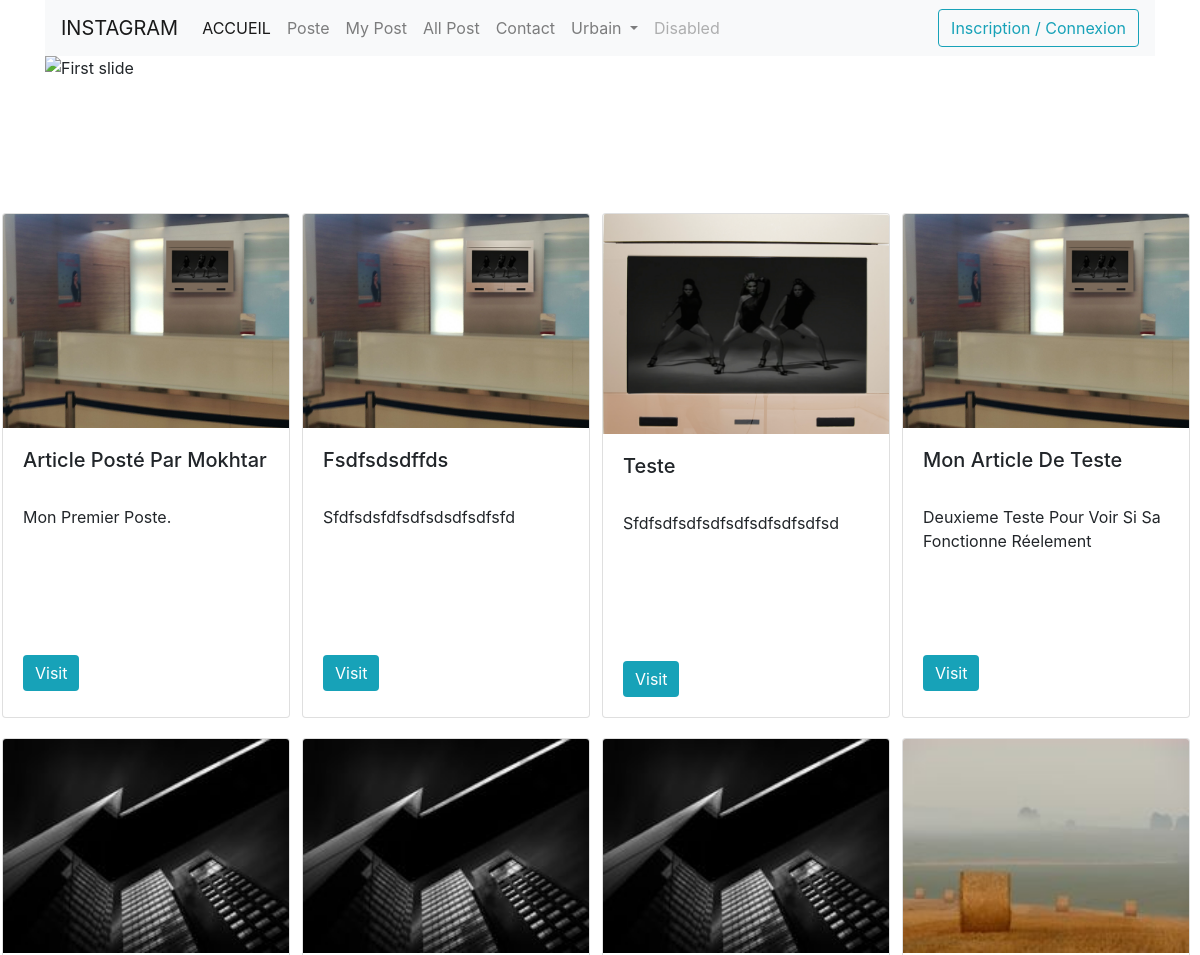
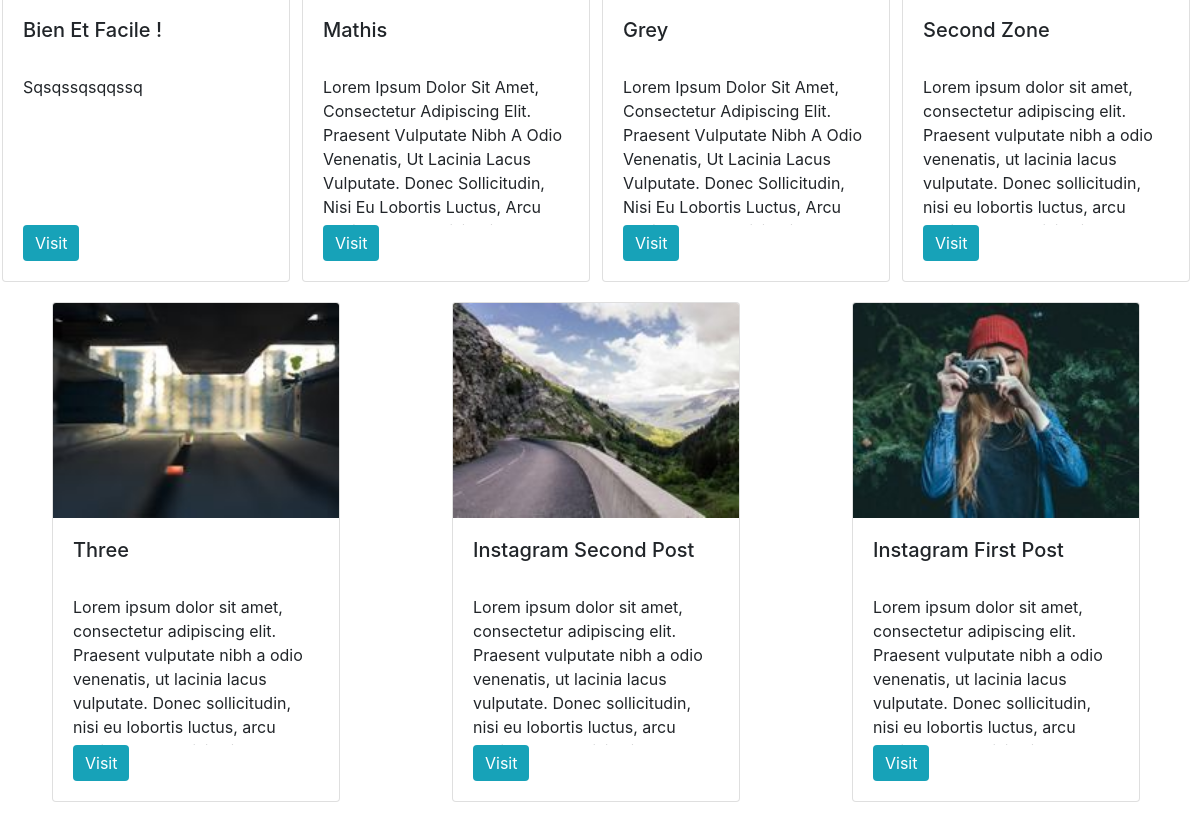
/insta/allpost.php, run on the app's committed database (2 pictures, top to bottom).
### tables this page shows
CREATE TABLE `artwork` (
  `art_id` int(11) NOT NULL,
  `art_title` varchar(255) NOT NULL,
  `art_desc` text NOT NULL,
  `art_media` varchar(255) NOT NULL,
  `art_artist` int(11) NOT NULL,
  `art_pseudo` varchar(255) NOT NULL,
  `art_category` int(11) NOT NULL,
  `art_active` tinyint(1) NOT NULL,
  `art_uploaded_at` datetime NOT NULL,
  `art_deleted_at` datetime NOT NULL,
  `art_ip_poster` varchar(255) DEFAULT NULL
);

### insta/core/Connexion.php (called while the page is built, shortened)
<?php
Class Connexion{
    private static $_instance = null;
    public static $ON_DEMO = false;
    public function __construct(){
        if(Connexion::$ON_DEMO==TRUE){
            $this->bdd = new PDO('mysql:host=localhost;dbname=mokdevst_', 'mokdev','Pokemon91170@', array(PDO::MYSQL_ATTR_INIT_COMMAND =>'SET NAMES utf8'));
        }else{
            $this->bdd = new PDO('mysql:host=localhost;dbname=bdd-insta', 'root','', array(PDO::MYSQL_ATTR_INIT_COMMAND =>'SET NAMES utf8'));
        }
    }
    public static function getInstance(){
        if(is_null(self::$_instance)){
            self::$_instance = new Connexion();
        }
        return self::$_instance;
    }
}
?>

### insta/core/ContentManager.php (the view, shortened to what this page needs)
<?php
Class ContentManager{
    private $bdd;
    public function __construct(){
        require('Connexion.php');
        $connexion = Connexion::getInstance();
        $this->bdd = $connexion->bdd; }
    public function getArtworkalllist(){
        $query = $this->bdd->prepare('SELECT * FROM artwork WHERE art_active=1 ORDER BY art_uploaded_at DESC');
        $query->execute();
        $results = $query->fetchAll();
        $response = '<div class="containpost">';
        foreach($results as $artworklist){
            $response.='<div class="card mr-sm-2" style="width: 18rem;">
            <img class="card-img-top" src="images/'.$artworklist['art_media'].'">
            <div class="card-body">
            <h5 class="card-title">'.$artworklist['art_title'].'</h5>';
            $response.='<p class="card-text description"><div class="fixheight">'.$artworklist['art_desc'].'</p></div><a href="/insta/'.$artworklist['art_id'].'" class="btn btn-primary">Visit</a>  </div>
            </div>';
        }
        $response .= ' </div>
         ';
        return $response;
}
}

### insta/allpost.php (shortened to what this page needs)
<!DOCTYPE html>
<html lang="fr">
<head>
    <link rel="stylesheet" href="./css/bootstrap-reboot.min.css" type="text/css">
    <link rel="stylesheet" href="./css/bootstrap-grid.min.css" type="text/css">
    <link rel="stylesheet" href="./css/bootstrap.min.css" type="text/css">
    <link rel="stylesheet" href="./css/fa-brands.css" type="text/css">
    <link rel="stylesheet" href="./css/fa-regular.css" type="text/css">
    <link rel="stylesheet" href="./css/fa-regular.css" type="text/css">
    <link rel="stylesheet" href="./css/fontawesome-all.css" type="text/css">
    <link rel="stylesheet" href="./css/custom.css" type="text/css">
    <link rel="stylesheet" href="https://use.fontawesome.com/releases/v5.0.13/css/all.css">
</head>
<body>
    <div class="container">
        <?php
if(file_exists('inc/navbar.inc.php')){
    include('./inc/navbar.inc.php');
}
?>
        <div id="carouselExampleSlidesOnly" class="carousel slide" data-ride="carousel">
            <div class="carousel-inner">
                <div class="carousel-item active">
                    <img class="d-block w-100" src="" alt="First slide">
                </div>
            </div>
        </div>
        <h1 class="area"> All Post: </h1>
        <?php
$bdd = new PDO('mysql:host=localhost;dbname=bdd-insta', 'root','');
?>
    </div>
   <?php require("core/ContentManager.php");
        $cm = new ContentManager();
         echo $cm->getArtworkalllist(); ?>
</body>
</html>

### insta/inc/navbar.inc.php (shortened to what this page needs)
 <nav class="navbar navbar-expand-lg navbar-light bg-light">
           <a class="navbar-brand" href="#">INSTAGRAM</a>
           <div class="collapse navbar-collapse" id="navbarSupportedContent">
             <ul class="navbar-nav mr-auto">
               <li class="nav-item active">
                 <a class="nav-link" href="article.php">ACCUEIL <span class="sr-only">(current)</span></a>
               </li>
<li class="nav-item">
                 <a class="nav-link" href="poste.php">Poste</a>
               </li>
               <li class="nav-item">
                 <a class="nav-link" href="mes-articles.php">My Post</a>
               </li>
               <li class="nav-item">
                 <a class="nav-link" href="allpost.php">All Post</a>
               </li>
               <li class="nav-item">
                 <a class="nav-link" href="contact.php">Contact</a>
               </li>
               <li class="nav-item dropdown">
                 <a class="nav-link dropdown-toggle" href="#" id="navbarDropdown" role="button" data-toggle="dropdown" aria-haspopup="true" aria-expanded="false">
                   Urbain
                 </a>
               </li>
               <li class="nav-item">
                 <a class="nav-link disabled" href="#">Disabled</a>
               </li>
             </ul>
             <?php if(empty($_SESSION['email']))
               echo ' <form class="form-inline my-2 my-lg-0"> <a href="login" class="btn btn-outline-info my-2 my-sm-0">Inscription / Connexion</a>';
               else {
                 echo  '<form class="form-inline my-2 my-lg-0"> <a href="logout.php" class="btn btn-outline-danger my-2 my-sm-0">Logout</a>';
               }
               ?>
             </form>
           </div>
         </nav>

### insta/css/custom.css (style rules this page uses)
h1 { font-family: 'Montserrat', sans-serif; }
.containpost { flex-wrap: wrap; display: flex; justify-content: space-around; }
.area { text-align: center; font-size: 6.5em; color: #fff; letter-spacing: -7px; font-weight: 700; text-transform: uppercase; animation: blur 3s ease-out infinite; text-shadow: 0px 0px 5px #fff, 0px 0px 7px #fff; }
.description { text-overflow: ellipsis; height: 5px; }
.fixheight { overflow: hidden; height: 150px; text-overflow: ellipsis; }
.btn.btn-primary { background: #17a2b8; border: #17a2b8; }
.card.mr-sm-2 { margin-bottom: 20px !important;; }

### data on the page
artwork: art_media (picture), art_title "Article Posté Par Mokhtar", art_desc "Mon Premier Poste."
artwork: art_media (picture), art_title "Fsdfsdsdffds", art_desc "Sfdfsdsfdfsdfsdsdfsdfsfd"
artwork: art_media (picture), art_title "Teste", art_desc "Sfdfsdfsdfsdfsdfsdfsdfsdfsd"
artwork: art_media (picture), art_title "Mon Article De Teste", art_desc "Deuxieme Teste Pour Voir Si Sa Fonctionne Réelement"
artwork: art_media (picture), art_title "Bien Et Facile !", art_desc "Sqsqssqsqqssq"
artwork: art_media (picture), art_title "Mathis", art_desc "Lorem Ipsum Dolor Sit Amet, Consectetur Adipiscing Elit. Praesent Vulputate Nibh A Odio Venenatis, Ut Lacinia Lacus Vulputate. Donec Sollicitudin, Nisi Eu Lobortis Luctus, Arcu…"
artwork: art_media (picture), art_title "Grey", art_desc "Lorem Ipsum Dolor Sit Amet, Consectetur Adipiscing Elit. Praesent Vulputate Nibh A Odio Venenatis, Ut Lacinia Lacus Vulputate. Donec Sollicitudin, Nisi Eu Lobortis Luctus, Arcu…"
artwork: art_media (picture), art_title "Second Zone", art_desc "Lorem ipsum dolor sit amet, consectetur adipiscing elit. Praesent vulputate nibh a odio venenatis, ut lacinia lacus vulputate. Donec sollicitudin, nisi eu lobortis luctus, arcu…"
artwork: art_media (picture), art_title "Three", art_desc "Lorem ipsum dolor sit amet, consectetur adipiscing elit. Praesent vulputate nibh a odio venenatis, ut lacinia lacus vulputate. Donec sollicitudin, nisi eu lobortis luctus, arcu…"
artwork: art_media (picture), art_title "Instagram Second Post", art_desc "Lorem ipsum dolor sit amet, consectetur adipiscing elit. Praesent vulputate nibh a odio venenatis, ut lacinia lacus vulputate. Donec sollicitudin, nisi eu lobortis luctus, arcu…"
artwork: art_media (picture), art_title "Instagram First Post", art_desc "Lorem ipsum dolor sit amet, consectetur adipiscing elit. Praesent vulputate nibh a odio venenatis, ut lacinia lacus vulputate. Donec sollicitudin, nisi eu lobortis luctus, arcu…"
